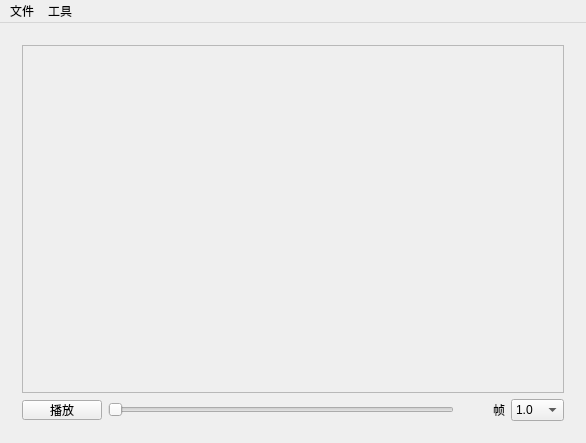
<?xml version="1.0" encoding="UTF-8"?>
<ui version="4.0">
 <class>VideoControl</class>
 <widget class="QMainWindow" name="VideoControl">
  <property name="geometry">
   <rect>
    <x>0</x>
    <y>0</y>
    <width>586</width>
    <height>443</height>
   </rect>
  </property>
  <property name="windowTitle">
   <string>视频目标检测</string>
  </property>
  <widget class="QWidget" name="centralWidget">
   <layout class="QVBoxLayout" name="verticalLayout">
    <item>
     <widget class="QWidget" name="widget_video" native="true">
      <property name="minimumSize">
       <size>
        <width>0</width>
        <height>220</height>
       </size>
      </property>
      <layout class="QVBoxLayout" name="verticalLayout_3">
       <item>
        <layout class="QVBoxLayout" name="verticalLayout_2">
         <item>
          <widget class="QScrollArea" name="scrollArea_videoplayer">
           <property name="widgetResizable">
            <bool>true</bool>
           </property>
           <widget class="QWidget" name="scrollAreaWidgetContents">
            <property name="geometry">
             <rect>
              <x>0</x>
              <y>0</y>
              <width>534</width>
              <height>327</height>
             </rect>
            </property>
            <layout class="QVBoxLayout" name="verticalLayout_4">
             <item>
              <widget class="QLabel" name="label_image">
               <property name="text">
                <string/>
               </property>
              </widget>
             </item>
            </layout>
           </widget>
          </widget>
         </item>
         <item>
          <layout class="QHBoxLayout" name="horizontalLayout">
           <item>
            <widget class="QPushButton" name="pushButton_startDetect">
             <property name="maximumSize">
              <size>
               <width>80</width>
               <height>20</height>
              </size>
             </property>
             <property name="text">
              <string>播放</string>
             </property>
            </widget>
           </item>
           <item>
            <widget class="QSlider" name="horizontalSlider_play_control">
             <property name="maximumSize">
              <size>
               <width>16777215</width>
               <height>20</height>
              </size>
             </property>
             <property name="orientation">
              <enum>Qt::Horizontal</enum>
             </property>
            </widget>
           </item>
           <item>
            <widget class="QLabel" name="label_framIdx">
             <property name="minimumSize">
              <size>
               <width>45</width>
               <height>0</height>
              </size>
             </property>
             <property name="text">
              <string>&lt;html&gt;&lt;head/&gt;&lt;body&gt;&lt;p align=&quot;right&quot;&gt;帧&lt;/p&gt;&lt;/body&gt;&lt;/html&gt;</string>
             </property>
            </widget>
           </item>
           <item>
            <widget class="QComboBox" name="comboBox_frame_rate">
             <property name="maximumSize">
              <size>
               <width>80</width>
               <height>25</height>
              </size>
             </property>
             <item>
              <property name="text">
               <string>1.0</string>
              </property>
             </item>
             <item>
              <property name="text">
               <string>x0.5</string>
              </property>
             </item>
             <item>
              <property name="text">
               <string>x1.5</string>
              </property>
             </item>
             <item>
              <property name="text">
               <string>x2.0</string>
              </property>
             </item>
            </widget>
           </item>
          </layout>
         </item>
        </layout>
       </item>
      </layout>
     </widget>
    </item>
   </layout>
  </widget>
  <widget class="QMenuBar" name="menuBar">
   <property name="geometry">
    <rect>
     <x>0</x>
     <y>0</y>
     <width>586</width>
     <height>22</height>
    </rect>
   </property>
   <widget class="QMenu" name="menu">
    <property name="title">
     <string>文件</string>
    </property>
    <addaction name="action_open"/>
    <addaction name="action_close"/>
   </widget>
   <widget class="QMenu" name="menu_2">
    <property name="title">
     <string>工具</string>
    </property>
    <addaction name="action_Running_Info"/>
   </widget>
   <addaction name="menu"/>
   <addaction name="menu_2"/>
  </widget>
  <action name="action_open">
   <property name="text">
    <string>打开</string>
   </property>
  </action>
  <action name="action_close">
   <property name="text">
    <string>关闭</string>
   </property>
  </action>
  <action name="action_Running_Info">
   <property name="text">
    <string>运行参数设置</string>
   </property>
  </action>
 </widget>
 <layoutdefault spacing="6" margin="11"/>
 <resources/>
 <connections/>
</ui>
